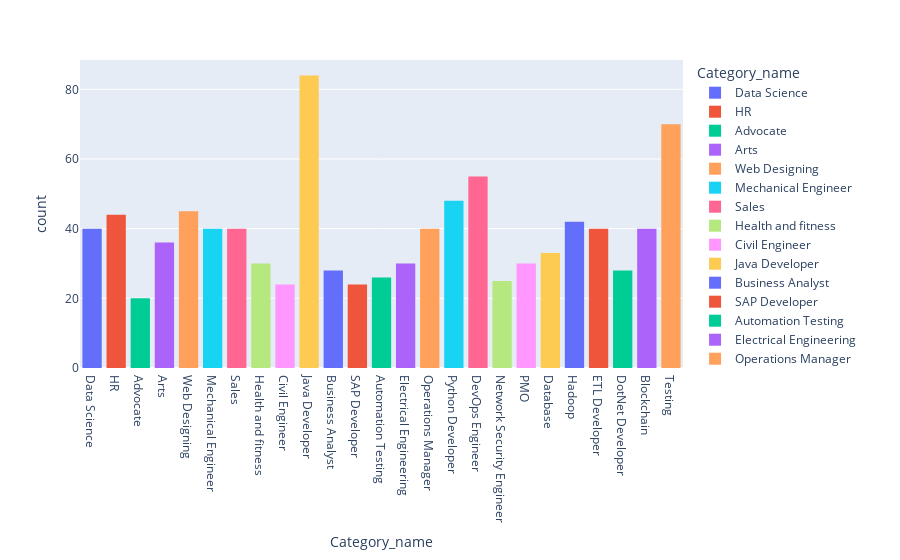

The code cell stored with this chart in its notebook:
### Code cell
px.histogram(df, x='Category_name', color="Category_name") # barmode='group'

### Figure 1 — Plotly figure (JSON) as saved in the notebook; plotly's stock layout.template omitted (floating-point values rounded to 4 significant figures)
{"data": [{"alignmentgroup": "True", "bingroup": "x", "hovertemplate": "Category_name=%{x}<br>count=%{y}<extra></extra>", "legendgroup": "Data Science", "marker": {"color": "#636efa", "pattern": {"shape": ""}}, "name": "Data Science", "offsetgroup": "Data Science", "orientation": "v", "showlegend": true, "type": "histogram", "x": ["Data Science", "Data Science", "Data Science", "Data Science", "Data Science", "Data Science", "Data Science", "Data Science", "Data Science", "Data Science", "Data Science", "Data Science", "Data Science", "Data Science", "Data Science", "Data Science", "Data Science", "Data Science", "Data Science", "Data Science", "Data Science", "Data Science", "Data Science", "Data Science", "Data Science", "Data Science", "Data Science", "Data Science", "Data Science", "Data Science", "Data Science", "Data Science", "Data Science", "Data Science", "Data Science", "Data Science", "Data Science", "Data Science", "Data Science", "Data Science"], "xaxis": "x", "yaxis": "y"}, {"alignmentgroup": "True", "bingroup": "x", "hovertemplate": "Category_name=%{x}<br>count=%{y}<extra></extra>", "legendgroup": "HR", "marker": {"color": "#EF553B", "pattern": {"shape": ""}}, "name": "HR", "offsetgroup": "HR", "orientation": "v", "showlegend": true, "type": "histogram", "x": ["HR", "HR", "HR", "HR", "HR", "HR", "HR", "HR", "HR", "HR", "HR", "HR", "HR", "HR", "HR", "HR", "HR", "HR", "HR", "HR", "HR", "HR", "HR", "HR", "HR", "HR", "HR", "HR", "HR", "HR", "HR", "HR", "HR", "HR", "HR", "HR", "HR", "HR", "HR", "HR", "HR", "HR", "HR", "HR"], "xaxis": "x", "yaxis": "y"}, {"alignmentgroup": "True", "bingroup": "x", "hovertemplate": "Category_name=%{x}<br>count=%{y}<extra></extra>", "legendgroup": "Advocate", "marker": {"color": "#00cc96", "pattern": {"shape": ""}}, "name": "Advocate", "offsetgroup": "Advocate", "orientation": "v", "showlegend": true, "type": "histogram", "x": ["Advocate", "Advocate", "Advocate", "Advocate", "Advocate", "Advocate", "Advocate", "Advocate", "Advocate", "Advocate", "Advocate", "Advocate", "Advocate", "Advocate", "Advocate", "Advocate", "Advocate", "Advocate", "Advocate", "Advocate"], "xaxis": "x", "yaxis": "y"}, {"alignmentgroup": "True", "bingroup": "x", "hovertemplate": "Category_name=%{x}<br>count=%{y}<extra></extra>", "legendgroup": "Arts", "marker": {"color": "#ab63fa", "pattern": {"shape": ""}}, "name": "Arts", "offsetgroup": "Arts", "orientation": "v", "showlegend": true, "type": "histogram", "x": ["Arts", "Arts", "Arts", "Arts", "Arts", "Arts", "Arts", "Arts", "Arts", "Arts", "Arts", "Arts", "Arts", "Arts", "Arts", "Arts", "Arts", "Arts", "Arts", "Arts", "Arts", "Arts", "Arts", "Arts", "Arts", "Arts", "Arts", "Arts", "Arts", "Arts", "Arts", "Arts", "Arts", "Arts", "Arts", "Arts"], "xaxis": "x", "yaxis": "y"}, {"alignmentgroup": "True", "bingroup": "x", "hovertemplate": "Category_name=%{x}<br>count=%{y}<extra></extra>", "legendgroup": "Web Designing", "marker": {"color": "#FFA15A", "pattern": {"shape": ""}}, "name": "Web Designing", "offsetgroup": "Web Designing", "orientation": "v", "showlegend": true, "type": "histogram", "x": ["Web Designing", "Web Designing", "Web Designing", "Web Designing", "Web Designing", "Web Designing", "Web Designing", "Web Designing", "Web Designing", "Web Designing", "Web Designing", "Web Designing", "Web Designing", "Web Designing", "Web Designing", "Web Designing", "Web Designing", "Web Designing", "Web Designing", "Web Designing", "Web Designing", "Web Designing", "Web Designing", "Web Designing", "Web Designing", "Web Designing", "Web Designing", "Web Designing", "Web Designing", "Web Designing", "Web Designing", "Web Designing", "Web Designing", "Web Designing", "Web Designing", "Web Designing", "Web Designing", "Web Designing", "Web Designing", "Web Designing", "Web Designing", "Web Designing", "Web Designing", "Web Designing", "Web Designing"], "xaxis": "x", "yaxis": "y"}, {"alignmentgroup": "True", "bingroup": "x", "hovertemplate": "Category_name=%{x}<br>count=%{y}<extra></extra>", "legendgroup": "Mechanical Engineer", "marker": {"color": "#19d3f3", "pattern": {"shape": ""}}, "name": "Mechanical Engineer", "offsetgroup": "Mechanical Engineer", "orientation": "v", "showlegend": true, "type": "histogram", "x": ["Mechanical Engineer", "Mechanical Engineer", "Mechanical Engineer", "Mechanical Engineer", "Mechanical Engineer", "Mechanical Engineer", "Mechanical Engineer", "Mechanical Engineer", "Mechanical Engineer", "Mechanical Engineer", "Mechanical Engineer", "Mechanical Engineer", "Mechanical Engineer", "Mechanical Engineer", "Mechanical Engineer", "Mechanical Engineer", "Mechanical Engineer", "Mechanical Engineer", "Mechanical Engineer", "Mechanical Engineer", "Mechanical Engineer", "Mechanical Engineer", "Mechanical Engineer", "Mechanical Engineer", "Mechanical Engineer", "Mechanical Engineer", "Mechanical Engineer", "Mechanical Engineer", "Mechanical Engineer", "Mechanical Engineer", "Mechanical Engineer", "Mechanical Engineer", "Mechanical Engineer", "Mechanical Engineer", "Mechanical Engineer", "Mechanical Engineer", "Mechanical Engineer", "Mechanical Engineer", "Mechanical Engineer", "Mechanical Engineer"], "xaxis": "x", "yaxis": "y"}, {"alignmentgroup": "True", "bingroup": "x", "hovertemplate": "Category_name=%{x}<br>count=%{y}<extra></extra>", "legendgroup": "Sales", "marker": {"color": "#FF6692", "pattern": {"shape": ""}}, "name": "Sales", "offsetgroup": "Sales", "orientation": "v", "showlegend": true, "type": "histogram", "x": ["Sales", "Sales", "Sales", "Sales", "Sales", "Sales", "Sales", "Sales", "Sales", "Sales", "Sales", "Sales", "Sales", "Sales", "Sales", "Sales", "Sales", "Sales", "Sales", "Sales", "Sales", "Sales", "Sales", "Sales", "Sales", "Sales", "Sales", "Sales", "Sales", "Sales", "Sales", "Sales", "Sales", "Sales", "Sales", "Sales", "Sales", "Sales", "Sales", "Sales"], "xaxis": "x", "yaxis": "y"}, {"alignmentgroup": "True", "bingroup": "x", "hovertemplate": "Category_name=%{x}<br>count=%{y}<extra></extra>", "legendgroup": "Health and fitness", "marker": {"color": "#B6E880", "pattern": {"shape": ""}}, "name": "Health and fitness", "offsetgroup": "Health and fitness", "orientation": "v", "showlegend": true, "type": "histogram", "x": ["Health and fitness", "Health and fitness", "Health and fitness", "Health and fitness", "Health and fitness", "Health and fitness", "Health and fitness", "Health and fitness", "Health and fitness", "Health and fitness", "Health and fitness", "Health and fitness", "Health and fitness", "Health and fitness", "Health and fitness", "Health and fitness", "Health and fitness", "Health and fitness", "Health and fitness", "Health and fitness", "Health and fitness", "Health and fitness", "Health and fitness", "Health and fitness", "Health and fitness", "Health and fitness", "Health and fitness", "Health and fitness", "Health and fitness", "Health and fitness"], "xaxis": "x", "yaxis": "y"}, {"alignmentgroup": "True", "bingroup": "x", "hovertemplate": "Category_name=%{x}<br>count=%{y}<extra></extra>", "legendgroup": "Civil Engineer", "marker": {"color": "#FF97FF", "pattern": {"shape": ""}}, "name": "Civil Engineer", "offsetgroup": "Civil Engineer", "orientation": "v", "showlegend": true, "type": "histogram", "x": ["Civil Engineer", "Civil Engineer", "Civil Engineer", "Civil Engineer", "Civil Engineer", "Civil Engineer", "Civil Engineer", "Civil Engineer", "Civil Engineer", "Civil Engineer", "Civil Engineer", "Civil Engineer", "Civil Engineer", "Civil Engineer", "Civil Engineer", "Civil Engineer", "Civil Engineer", "Civil Engineer", "Civil Engineer", "Civil Engineer", "Civil Engineer", "Civil Engineer", "Civil Engineer", "Civil Engineer"], "xaxis": "x", "yaxis": "y"}, {"alignmentgroup": "True", "bingroup": "x", "hovertemplate": "Category_name=%{x}<br>count=%{y}<extra></extra>", "legendgroup": "Java Developer", "marker": {"color": "#FECB52", "pattern": {"shape": ""}}, "name": "Java Developer", "offsetgroup": "Java Developer", "orientation": "v", "showlegend": true, "type": "histogram", "x": ["Java Developer", "Java Developer", "Java Developer", "Java Developer", "Java Developer", "Java Developer", "Java Developer", "Java Developer", "Java Developer", "Java Developer", "Java Developer", "Java Developer", "Java Developer", "Java Developer", "Java Developer", "Java Developer", "Java Developer", "Java Developer", "Java Developer", "Java Developer", "Java Developer", "Java Developer", "Java Developer", "Java Developer", "Java Developer", "Java Developer", "Java Developer", "Java Developer", "Java Developer", "Java Developer", "Java Developer", "Java Developer", "Java Developer", "Java Developer", "Java Developer", "Java Developer", "Java Developer", "Java Developer", "Java Developer", "Java Developer", "Java Developer", "Java Developer", "Java Developer", "Java Developer", "Java Developer", "Java Developer", "Java Developer", "Java Developer", "Java Developer", "Java Developer", "Java Developer", "Java Developer", "Java Developer", "Java Developer", "Java Developer", "Java Developer", "Java Developer", "Java Developer", "Java Developer", "Java Developer", "Java Developer", "Java Developer", "Java Developer", "Java Developer", "Java Developer", "Java Developer", "Java Developer", "Java Developer", "Java Developer", "Java Developer", "Java Developer", "Java Developer", "Java Developer", "Java Developer", "Java Developer", "Java Developer", "Java Developer", "Java Developer", "Java Developer", "Java Developer", "Java Developer", "Java Developer", "Java Developer", "Java Developer"], "xaxis": "x", "yaxis": "y"}, {"alignmentgroup": "True", "bingroup": "x", "hovertemplate": "Category_name=%{x}<br>count=%{y}<extra></extra>", "legendgroup": "Business Analyst", "marker": {"color": "#636efa", "pattern": {"shape": ""}}, "name": "Business Analyst", "offsetgroup": "Business Analyst", "orientation": "v", "showlegend": true, "type": "histogram", "x": ["Business Analyst", "Business Analyst", "Business Analyst", "Business Analyst", "Business Analyst", "Business Analyst", "Business Analyst", "Business Analyst", "Business Analyst", "Business Analyst", "Business Analyst", "Business Analyst", "Business Analyst", "Business Analyst", "Business Analyst", "Business Analyst", "Business Analyst", "Business Analyst", "Business Analyst", "Business Analyst", "Business Analyst", "Business Analyst", "Business Analyst", "Business Analyst", "Business Analyst", "Business Analyst", "Business Analyst", "Business Analyst"], "xaxis": "x", "yaxis": "y"}, {"alignmentgroup": "True", "bingroup": "x", "hovertemplate": "Category_name=%{x}<br>count=%{y}<extra></extra>", "legendgroup": "SAP Developer", "marker": {"color": "#EF553B", "pattern": {"shape": ""}}, "name": "SAP Developer", "offsetgroup": "SAP Developer", "orientation": "v", "showlegend": true, "type": "histogram", "x": ["SAP Developer", "SAP Developer", "SAP Developer", "SAP Developer", "SAP Developer", "SAP Developer", "SAP Developer", "SAP Developer", "SAP Developer", "SAP Developer", "SAP Developer", "SAP Developer", "SAP Developer", "SAP Developer", "SAP Developer", "SAP Developer", "SAP Developer", "SAP Developer", "SAP Developer", "SAP Developer", "SAP Developer", "SAP Developer", "SAP Developer", "SAP Developer"], "xaxis": "x", "yaxis": "y"}, {"alignmentgroup": "True", "bingroup": "x", "hovertemplate": "Category_name=%{x}<br>count=%{y}<extra></extra>", "legendgroup": "Automation Testing", "marker": {"color": "#00cc96", "pattern": {"shape": ""}}, "name": "Automation Testing", "offsetgroup": "Automation Testing", "orientation": "v", "showlegend": true, "type": "histogram", "x": ["Automation Testing", "Automation Testing", "Automation Testing", "Automation Testing", "Automation Testing", "Automation Testing", "Automation Testing", "Automation Testing", "Automation Testing", "Automation Testing", "Automation Testing", "Automation Testing", "Automation Testing", "Automation Testing", "Automation Testing", "Automation Testing", "Automation Testing", "Automation Testing", "Automation Testing", "Automation Testing", "Automation Testing", "Automation Testing", "Automation Testing", "Automation Testing", "Automation Testing", "Automation Testing"], "xaxis": "x", "yaxis": "y"}, {"alignmentgroup": "True", "bingroup": "x", "hovertemplate": "Category_name=%{x}<br>count=%{y}<extra></extra>", "legendgroup": "Electrical Engineering", "marker": {"color": "#ab63fa", "pattern": {"shape": ""}}, "name": "Electrical Engineering", "offsetgroup": "Electrical Engineering", "orientation": "v", "showlegend": true, "type": "histogram", "x": ["Electrical Engineering", "Electrical Engineering", "Electrical Engineering", "Electrical Engineering", "Electrical Engineering", "Electrical Engineering", "Electrical Engineering", "Electrical Engineering", "Electrical Engineering", "Electrical Engineering", "Electrical Engineering", "Electrical Engineering", "Electrical Engineering", "Electrical Engineering", "Electrical Engineering", "Electrical Engineering", "Electrical Engineering", "Electrical Engineering", "Electrical Engineering", "Electrical Engineering", "Electrical Engineering", "Electrical Engineering", "Electrical Engineering", "Electrical Engineering", "Electrical Engineering", "Electrical Engineering", "Electrical Engineering", "Electrical Engineering", "Electrical Engineering", "Electrical Engineering"], "xaxis": "x", "yaxis": "y"}, {"alignmentgroup": "True", "bingroup": "x", "hovertemplate": "Category_name=%{x}<br>count=%{y}<extra></extra>", "legendgroup": "Operations Manager", "marker": {"color": "#FFA15A", "pattern": {"shape": ""}}, "name": "Operations Manager", "offsetgroup": "Operations Manager", "orientation": "v", "showlegend": true, "type": "histogram", "x": ["Operations Manager", "Operations Manager", "Operations Manager", "Operations Manager", "Operations Manager", "Operations Manager", "Operations Manager", "Operations Manager", "Operations Manager", "Operations Manager", "Operations Manager", "Operations Manager", "Operations Manager", "Operations Manager", "Operations Manager", "Operations Manager", "Operations Manager", "Operations Manager", "Operations Manager", "Operations Manager", "Operations Manager", "Operations Manager", "Operations Manager", "Operations Manager", "Operations Manager", "Operations Manager", "Operations Manager", "Operations Manager", "Operations Manager", "Operations Manager", "Operations Manager", "Operations Manager", "Operations Manager", "Operations Manager", "Operations Manager", "Operations Manager", "Operations Manager", "Operations Manager", "Operations Manager", "Operations Manager"], "xaxis": "x", "yaxis": "y"}, {"alignmentgroup": "True", "bingroup": "x", "hovertemplate": "Category_name=%{x}<br>count=%{y}<extra></extra>", "legendgroup": "Python Developer", "marker": {"color": "#19d3f3", "pattern": {"shape": ""}}, "name": "Python Developer", "offsetgroup": "Python Developer", "orientation": "v", "showlegend": true, "type": "histogram", "x": ["Python Developer", "Python Developer", "Python Developer", "Python Developer", "Python Developer", "Python Developer", "Python Developer", "Python Developer", "Python Developer", "Python Developer", "Python Developer", "Python Developer", "Python Developer", "Python Developer", "Python Developer", "Python Developer", "Python Developer", "Python Developer", "Python Developer", "Python Developer", "Python Developer", "Python Developer", "Python Developer", "Python Developer", "Python Developer", "Python Developer", "Python Developer", "Python Developer", "Python Developer", "Python Developer", "Python Developer", "Python Developer", "Python Developer", "Python Developer", "Python Developer", "Python Developer", "Python Developer", "Python Developer", "Python Developer", "Python Developer", "Python Developer", "Python Developer", "Python Developer", "Python Developer", "Python Developer", "Python Developer", "Python Developer", "Python Developer"], "xaxis": "x", "yaxis": "y"}, {"alignmentgroup": "True", "bingroup": "x", "hovertemplate": "Category_name=%{x}<br>count=%{y}<extra></extra>", "legendgroup": "DevOps Engineer", "marker": {"color": "#FF6692", "pattern": {"shape": ""}}, "name": "DevOps Engineer", "offsetgroup": "DevOps Engineer", "orientation": "v", "showlegend": true, "type": "histogram", "x": ["DevOps Engineer", "DevOps Engineer", "DevOps Engineer", "DevOps Engineer", "DevOps Engineer", "DevOps Engineer", "DevOps Engineer", "DevOps Engineer", "DevOps Engineer", "DevOps Engineer", "DevOps Engineer", "DevOps Engineer", "DevOps Engineer", "DevOps Engineer", "DevOps Engineer", "DevOps Engineer", "DevOps Engineer", "DevOps Engineer", "DevOps Engineer", "DevOps Engineer", "DevOps Engineer", "DevOps Engineer", "DevOps Engineer", "DevOps Engineer", "DevOps Engineer", "DevOps Engineer", "DevOps Engineer", "DevOps Engineer", "DevOps Engineer", "DevOps Engineer", "DevOps Engineer", "DevOps Engineer", "DevOps Engineer", "DevOps Engineer", "DevOps Engineer", "DevOps Engineer", "DevOps Engineer", "DevOps Engineer", "DevOps Engineer", "DevOps Engineer", "DevOps Engineer", "DevOps Engineer", "DevOps Engineer", "DevOps Engineer", "DevOps Engineer", "DevOps Engineer", "DevOps Engineer", "DevOps Engineer", "DevOps Engineer", "DevOps Engineer", "DevOps Engineer", "DevOps Engineer", "DevOps Engineer", "DevOps Engineer", "DevOps Engineer"], "xaxis": "x", "yaxis": "y"}, {"alignmentgroup": "True", "bingroup": "x", "hovertemplate": "Category_name=%{x}<br>count=%{y}<extra></extra>", "legendgroup": "Network Security Engineer", "marker": {"color": "#B6E880", "pattern": {"shape": ""}}, "name": "Network Security Engineer", "offsetgroup": "Network Security Engineer", "orientation": "v", "showlegend": true, "type": "histogram", "x": ["Network Security Engineer", "Network Security Engineer", "Network Security Engineer", "Network Security Engineer", "Network Security Engineer", "Network Security Engineer", "Network Security Engineer", "Network Security Engineer", "Network Security Engineer", "Network Security Engineer", "Network Security Engineer", "Network Security Engineer", "Network Security Engineer", "Network Security Engineer", "Network Security Engineer", "Network Security Engineer", "Network Security Engineer", "Network Security Engineer", "Network Security Engineer", "Network Security Engineer", "Network Security Engineer", "Network Security Engineer", "Network Security Engineer", "Network Security Engineer", "Network Security Engineer"], "xaxis": "x", "yaxis": "y"}, {"alignmentgroup": "True", "bingroup": "x", "hovertemplate": "Category_name=%{x}<br>count=%{y}<extra></extra>", "legendgroup": "PMO", "marker": {"color": "#FF97FF", "pattern": {"shape": ""}}, "name": "PMO", "offsetgroup": "PMO", "orientation": "v", "showlegend": true, "type": "histogram", "x": ["PMO", "PMO", "PMO", "PMO", "PMO", "PMO", "PMO", "PMO", "PMO", "PMO", "PMO", "PMO", "PMO", "PMO", "PMO", "PMO", "PMO", "PMO", "PMO", "PMO", "PMO", "PMO", "PMO", "PMO", "PMO", "PMO", "PMO", "PMO", "PMO", "PMO"], "xaxis": "x", "yaxis": "y"}, {"alignmentgroup": "True", "bingroup": "x", "hovertemplate": "Category_name=%{x}<br>count=%{y}<extra></extra>", "legendgroup": "Database", "marker": {"color": "#FECB52", "pattern": {"shape": ""}}, "name": "Database", "offsetgroup": "Database", "orientation": "v", "showlegend": true, "type": "histogram", "x": ["Database", "Database", "Database", "Database", "Database", "Database", "Database", "Database", "Database", "Database", "Database", "Database", "Database", "Database", "Database", "Database", "Database", "Database", "Database", "Database", "Database", "Database", "Database", "Database", "Database", "Database", "Database", "Database", "Database", "Database", "Database", "Database", "Database"], "xaxis": "x", "yaxis": "y"}, {"alignmentgroup": "True", "bingroup": "x", "hovertemplate": "Category_name=%{x}<br>count=%{y}<extra></extra>", "legendgroup": "Hadoop", "marker": {"color": "#636efa", "pattern": {"shape": ""}}, "name": "Hadoop", "offsetgroup": "Hadoop", "orientation": "v", "showlegend": true, "type": "histogram", "x": ["Hadoop", "Hadoop", "Hadoop", "Hadoop", "Hadoop", "Hadoop", "Hadoop", "Hadoop", "Hadoop", "Hadoop", "Hadoop", "Hadoop", "Hadoop", "Hadoop", "Hadoop", "Hadoop", "Hadoop", "Hadoop", "Hadoop", "Hadoop", "Hadoop", "Hadoop", "Hadoop", "Hadoop", "Hadoop", "Hadoop", "Hadoop", "Hadoop", "Hadoop", "Hadoop", "Hadoop", "Hadoop", "Hadoop", "Hadoop", "Hadoop", "Hadoop", "Hadoop", "Hadoop", "Hadoop", "Hadoop", "Hadoop", "Hadoop"], "xaxis": "x", "yaxis": "y"}, {"alignmentgroup": "True", "bingroup": "x", "hovertemplate": "Category_name=%{x}<br>count=%{y}<extra></extra>", "legendgroup": "ETL Developer", "marker": {"color": "#EF553B", "pattern": {"shape": ""}}, "name": "ETL Developer", "offsetgroup": "ETL Developer", "orientation": "v", "showlegend": true, "type": "histogram", "x": ["ETL Developer", "ETL Developer", "ETL Developer", "ETL Developer", "ETL Developer", "ETL Developer", "ETL Developer", "ETL Developer", "ETL Developer", "ETL Developer", "ETL Developer", "ETL Developer", "ETL Developer", "ETL Developer", "ETL Developer", "ETL Developer", "ETL Developer", "ETL Developer", "ETL Developer", "ETL Developer", "ETL Developer", "ETL Developer", "ETL Developer", "ETL Developer", "ETL Developer", "ETL Developer", "ETL Developer", "ETL Developer", "ETL Developer", "ETL Developer", "ETL Developer", "ETL Developer", "ETL Developer", "ETL Developer", "ETL Developer", "ETL Developer", "ETL Developer", "ETL Developer", "ETL Developer", "ETL Developer"], "xaxis": "x", "yaxis": "y"}, {"alignmentgroup": "True", "bingroup": "x", "hovertemplate": "Category_name=%{x}<br>count=%{y}<extra></extra>", "legendgroup": "DotNet Developer", "marker": {"color": "#00cc96", "pattern": {"shape": ""}}, "name": "DotNet Developer", "offsetgroup": "DotNet Developer", "orientation": "v", "showlegend": true, "type": "histogram", "x": ["DotNet Developer", "DotNet Developer", "DotNet Developer", "DotNet Developer", "DotNet Developer", "DotNet Developer", "DotNet Developer", "DotNet Developer", "DotNet Developer", "DotNet Developer", "DotNet Developer", "DotNet Developer", "DotNet Developer", "DotNet Developer", "DotNet Developer", "DotNet Developer", "DotNet Developer", "DotNet Developer", "DotNet Developer", "DotNet Developer", "DotNet Developer", "DotNet Developer", "DotNet Developer", "DotNet Developer", "DotNet Developer", "DotNet Developer", "DotNet Developer", "DotNet Developer"], "xaxis": "x", "yaxis": "y"}, {"alignmentgroup": "True", "bingroup": "x", "hovertemplate": "Category_name=%{x}<br>count=%{y}<extra></extra>", "legendgroup": "Blockchain", "marker": {"color": "#ab63fa", "pattern": {"shape": ""}}, "name": "Blockchain", "offsetgroup": "Blockchain", "orientation": "v", "showlegend": true, "type": "histogram", "x": ["Blockchain", "Blockchain", "Blockchain", "Blockchain", "Blockchain", "Blockchain", "Blockchain", "Blockchain", "Blockchain", "Blockchain", "Blockchain", "Blockchain", "Blockchain", "Blockchain", "Blockchain", "Blockchain", "Blockchain", "Blockchain", "Blockchain", "Blockchain", "Blockchain", "Blockchain", "Blockchain", "Blockchain", "Blockchain", "Blockchain", "Blockchain", "Blockchain", "Blockchain", "Blockchain", "Blockchain", "Blockchain", "Blockchain", "Blockchain", "Blockchain", "Blockchain", "Blockchain", "Blockchain", "Blockchain", "Blockchain"], "xaxis": "x", "yaxis": "y"}, {"alignmentgroup": "True", "bingroup": "x", "hovertemplate": "Category_name=%{x}<br>count=%{y}<extra></extra>", "legendgroup": "Testing", "marker": {"color": "#FFA15A", "pattern": {"shape": ""}}, "name": "Testing", "offsetgroup": "Testing", "orientation": "v", "showlegend": true, "type": "histogram", "x": ["Testing", "Testing", "Testing", "Testing", "Testing", "Testing", "Testing", "Testing", "Testing", "Testing", "Testing", "Testing", "Testing", "Testing", "Testing", "Testing", "Testing", "Testing", "Testing", "Testing", "Testing", "Testing", "Testing", "Testing", "Testing", "Testing", "Testing", "Testing", "Testing", "Testing", "Testing", "Testing", "Testing", "Testing", "Testing", "Testing", "Testing", "Testing", "Testing", "Testing", "Testing", "Testing", "Testing", "Testing", "Testing", "Testing", "Testing", "Testing", "Testing", "Testing", "Testing", "Testing", "Testing", "Testing", "Testing", "Testing", "Testing", "Testing", "Testing", "Testing", "Testing", "Testing", "Testing", "Testing", "Testing", "Testing", "Testing", "Testing", "Testing", "Testing"], "xaxis": "x", "yaxis": "y"}], "layout": {"barmode": "relative", "legend": {"title": {"text": "Category_name"}, "tracegroupgap": 0}, "margin": {"t": 60}, "xaxis": {"anchor": "y", "categoryarray": ["Data Science", "HR", "Advocate", "Arts", "Web Designing", "Mechanical Engineer", "Sales", "Health and fitness", "Civil Engineer", "Java Developer", "Business Analyst", "SAP Developer", "Automation Testing", "Electrical Engineering", "Operations Manager", "Python Developer", "DevOps Engineer", "Network Security Engineer", "PMO", "Database", "Hadoop", "ETL Developer", "DotNet Developer", "Blockchain", "Testing"], "categoryorder": "array", "domain": [0, 1], "title": {"text": "Category_name"}}, "yaxis": {"anchor": "x", "domain": [0, 1], "title": {"text": "count"}}}}
